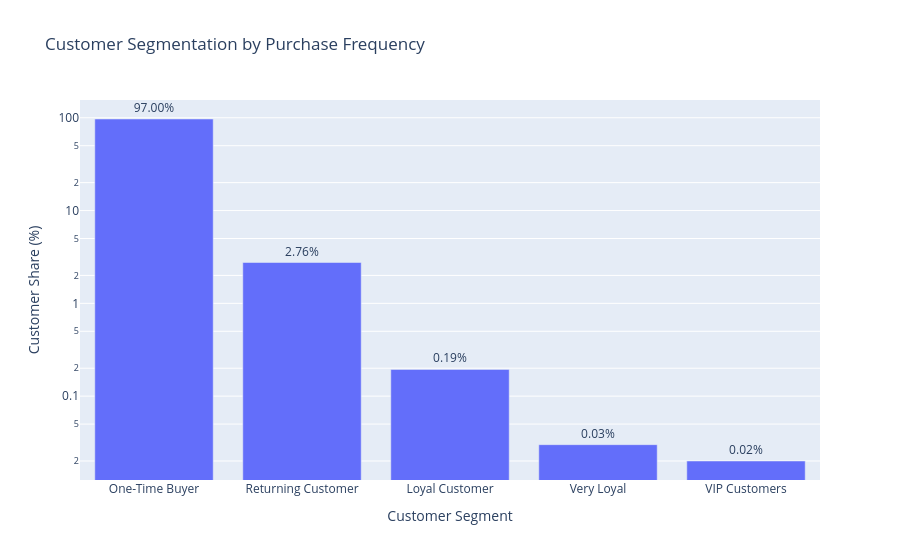

Notebook code cell kept with this figure:
### Markdown cell above
### Call the `frequency_analysis_summary()` function from `rfm_analysis_summary` <br> <br> module to summarize the `Frequency Analysis` section:

### Code cell
rfm_analysis_summary.get_frequency_analysis_summary(customer_order_frequency_interpretation_counts, fig)

### Figure 1 — Plotly figure (JSON) as saved in the notebook; plotly's stock layout.template omitted (floating-point values rounded to 4 significant figures)
{"data": [{"customdata": [[90557], [2573], [181], [28], [19]], "hovertemplate": "Customer Segment=%{x}<br>Customer Share (%)=%{text}<br>Total Customers=%{customdata[0]}<extra></extra>", "legendgroup": "", "marker": {"color": "#636efa", "pattern": {"shape": ""}}, "name": "", "orientation": "v", "showlegend": false, "text": [97.0, 2.756, 0.194, 0.03, 0.02], "textposition": "outside", "texttemplate": "%{text:.2f}%", "type": "bar", "x": ["One-Time Buyer", "Returning Customer", "Loyal Customer", "Very Loyal", "VIP Customers"], "xaxis": "x", "y": [97.0, 2.756, 0.194, 0.03, 0.02], "yaxis": "y"}], "layout": {"barmode": "relative", "legend": {"tracegroupgap": 0}, "title": {"text": "Customer Segmentation by Purchase Frequency"}, "xaxis": {"anchor": "y", "domain": [0, 1], "title": {"text": "Customer Segment"}}, "yaxis": {"anchor": "x", "domain": [0, 1], "title": {"text": "Customer Share (%)"}, "type": "log"}}}
